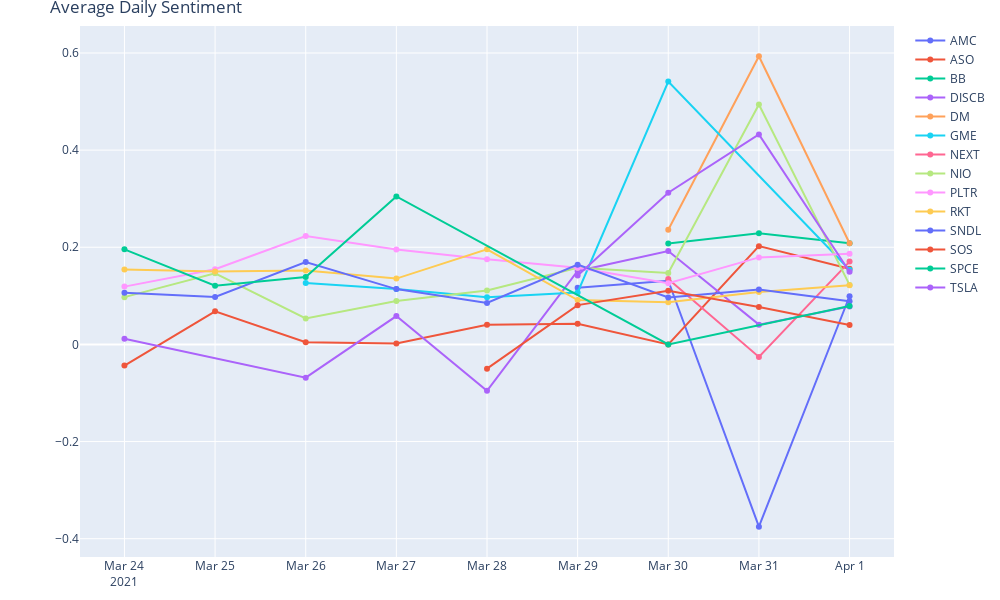

Source (notebook cell):
### Code cell
def daily_sent(df,tickers):
    fig=go.Figure()

    for ticker in tickers:
        fig.add_trace(go.Scatter(x=df.loc[ticker].index,
                                 y= df.loc[ticker],
                                name=ticker))

    fig.update_layout(title = 'Average Daily Sentiment',
                    height=600, 
                    width=1000,
                    margin=dict(b=10,t=26))
    fig.show()
    
daily_sent(avg_sent_day, avg_sent.index)

### Figure 1 — Plotly figure (JSON) as saved in the notebook; plotly's stock layout.template omitted (floating-point values rounded to 4 significant figures)
{"data": [{"name": "AMC", "type": "scatter", "x": ["2021-03-29", "2021-03-30", "2021-03-31", "2021-04-01"], "y": [0.1167, 0.1312, -0.3753, 0.09915]}, {"name": "ASO", "type": "scatter", "x": ["2021-03-24", "2021-03-25", "2021-03-26", "2021-03-27", "2021-03-28", "2021-03-29", "2021-03-30", "2021-03-31", "2021-04-01"], "y": [-0.04351, 0.06805, 0.004693, 0.001802, 0.04067, 0.04244, 0, 0.2023, 0.1557]}, {"name": "BB", "type": "scatter", "x": ["2021-03-30", "2021-03-31", "2021-04-01"], "y": [0.2076, 0.2287, 0.2081]}, {"name": "DISCB", "type": "scatter", "x": ["2021-03-24", "2021-03-26", "2021-03-27", "2021-03-28", "2021-03-29", "2021-03-30", "2021-03-31", "2021-04-01"], "y": [0.01152, -0.06841, 0.05833, -0.09545, 0.1512, 0.1921, 0.0407, 0.07823]}, {"name": "DM", "type": "scatter", "x": ["2021-03-30", "2021-03-31", "2021-04-01"], "y": [0.2361, 0.5932, 0.2084]}, {"name": "GME", "type": "scatter", "x": ["2021-03-26", "2021-03-27", "2021-03-28", "2021-03-29", "2021-03-30", "2021-04-01"], "y": [0.1264, 0.114, 0.09706, 0.1071, 0.5413, 0.1536]}, {"name": "NEXT", "type": "scatter", "x": ["2021-03-30", "2021-03-31", "2021-04-01"], "y": [0.1348, -0.0258, 0.1706]}, {"name": "NIO", "type": "scatter", "x": ["2021-03-24", "2021-03-25", "2021-03-26", "2021-03-27", "2021-03-28", "2021-03-29", "2021-03-30", "2021-03-31", "2021-04-01"], "y": [0.09731, 0.1464, 0.05346, 0.08928, 0.111, 0.1576, 0.1471, 0.4939, 0.1225]}, {"name": "PLTR", "type": "scatter", "x": ["2021-03-24", "2021-03-25", "2021-03-26", "2021-03-27", "2021-03-28", "2021-03-29", "2021-03-30", "2021-03-31", "2021-04-01"], "y": [0.119, 0.1549, 0.2233, 0.1952, 0.1755, 0.1579, 0.126, 0.1791, 0.1865]}, {"name": "RKT", "type": "scatter", "x": ["2021-03-24", "2021-03-25", "2021-03-26", "2021-03-27", "2021-03-28", "2021-03-29", "2021-03-30", "2021-03-31", "2021-04-01"], "y": [0.154, 0.1499, 0.152, 0.1355, 0.1958, 0.09119, 0.08697, 0.1078, 0.1219]}, {"name": "SNDL", "type": "scatter", "x": ["2021-03-24", "2021-03-25", "2021-03-26", "2021-03-27", "2021-03-28", "2021-03-29", "2021-03-30", "2021-03-31", "2021-04-01"], "y": [0.1063, 0.0978, 0.1695, 0.1139, 0.08522, 0.1642, 0.09677, 0.1133, 0.08897]}, {"name": "SOS", "type": "scatter", "x": ["2021-03-28", "2021-03-29", "2021-03-30", "2021-03-31", "2021-04-01"], "y": [-0.04995, 0.08085, 0.1103, 0.0772, 0.03981]}, {"name": "SPCE", "type": "scatter", "x": ["2021-03-24", "2021-03-25", "2021-03-26", "2021-03-27", "2021-03-30", "2021-04-01"], "y": [0.1957, 0.1208, 0.1388, 0.3046, 0, 0.07915]}, {"name": "TSLA", "type": "scatter", "x": ["2021-03-29", "2021-03-30", "2021-03-31", "2021-04-01"], "y": [0.1418, 0.3123, 0.4324, 0.1495]}], "layout": {"height": 600, "margin": {"b": 10, "t": 26}, "title": {"text": "Average Daily Sentiment"}, "width": 1000}}
